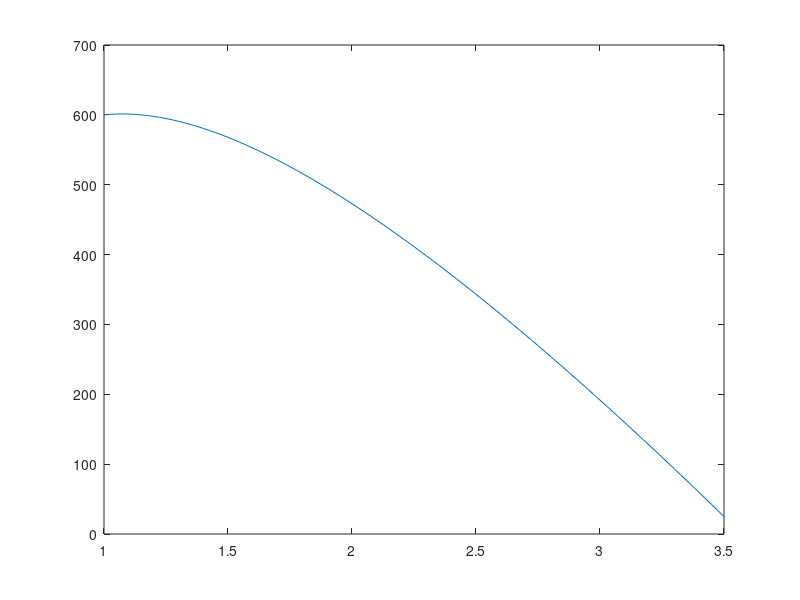

MATLAB code for this plot:
clc

clear

close all

format short g



a = 1;
b = 3.5;
n = 100;
h = (b-a)/n;
A = zeros(n+1,n+1);
A(1,1)=1;
A(n+1,n+1) = 1;
r = 1;
j = 1;
for i=2:n+1
    r = r+h;
   
    if j+2 <= n+1
         A(i,j) = (r);
            
        A(i,j+1) = (-(2*r+h));
        
        A(i,j+2)= ((r+h));        
    end
    j = j+1;
end
b=-500*h^2*ones(n+1,1);

b(1) = 600;
b(n+1) = 25;
x=linspace(1,3.5,n+1);
y=A\b
plot(x,y)


 
